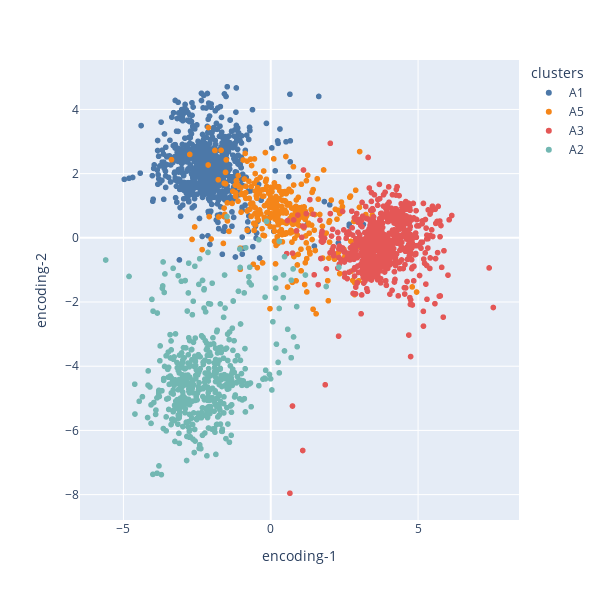

The notebook cell saved with this chart:
### Code cell
def plot_encodings(data, samples, n, clusters, threshold):
    
    reducer  = LinearDiscriminantAnalysis(n_components=n)
    clusters = clusters[:, :samples]
    filter   = np.max(np.mean(clusters, axis=0), axis=1) > threshold
    
    print("{}/{} samples used ({}%); confidence threshold={}".format(sum(filter),
                                                                     samples,
                                                                     sum(filter)/samples*100,
                                                                     threshold))
    
    clusters = np.argmax(np.mean(clusters, axis=0), axis=1)[filter]
    rep = reducer.fit_transform(encoder.predict(data[:samples][filter]), clusters)

    if n == 2:
        df = pd.DataFrame({"encoding-1":rep[:,0],"encoding-2":rep[:,1],"clusters":["A"+str(i) for i in clusters]})

        enc = px.scatter(data_frame=df, x="encoding-1", y="encoding-2",
                           color="clusters", width=600, height=600,
                           color_discrete_sequence=px.colors.qualitative.T10)


    elif n == 3:
        df3d = pd.DataFrame({"encoding-1":rep[:,0],"encoding-2":rep[:,1],"encoding-3":rep[:,2],
                         "clusters":["A"+str(i) for i in clusters]})

        enc = px.scatter_3d(data_frame=df3d, x="encoding-1", y="encoding-2", z="encoding-3",
                           color="clusters", width=600, height=600,
                           color_discrete_sequence=px.colors.qualitative.T10)

    return enc

plot_encodings(data, 15000, 2, clusts, 0.85)

### Figure 1 — Plotly figure (JSON) as saved in the notebook; plotly's stock layout.template omitted (floating-point values rounded to 4 significant figures; data arrays with more than 128 entries replaced by an {"elided": "..."} marker saying what was removed)
{"data": [{"hovertemplate": "clusters=A1<br>encoding-1=%{x}<br>encoding-2=%{y}<extra></extra>", "legendgroup": "A1", "marker": {"color": "#4C78A8", "symbol": "circle"}, "mode": "markers", "name": "A1", "showlegend": true, "type": "scattergl", "x": {"elided": "882 float values"}, "xaxis": "x", "y": {"elided": "882 float values"}, "yaxis": "y"}, {"hovertemplate": "clusters=A5<br>encoding-1=%{x}<br>encoding-2=%{y}<extra></extra>", "legendgroup": "A5", "marker": {"color": "#F58518", "symbol": "circle"}, "mode": "markers", "name": "A5", "showlegend": true, "type": "scattergl", "x": {"elided": "339 float values"}, "xaxis": "x", "y": {"elided": "339 float values"}, "yaxis": "y"}, {"hovertemplate": "clusters=A3<br>encoding-1=%{x}<br>encoding-2=%{y}<extra></extra>", "legendgroup": "A3", "marker": {"color": "#E45756", "symbol": "circle"}, "mode": "markers", "name": "A3", "showlegend": true, "type": "scattergl", "x": {"elided": "738 float values"}, "xaxis": "x", "y": {"elided": "738 float values"}, "yaxis": "y"}, {"hovertemplate": "clusters=A2<br>encoding-1=%{x}<br>encoding-2=%{y}<extra></extra>", "legendgroup": "A2", "marker": {"color": "#72B7B2", "symbol": "circle"}, "mode": "markers", "name": "A2", "showlegend": true, "type": "scattergl", "x": {"elided": "476 float values"}, "xaxis": "x", "y": {"elided": "476 float values"}, "yaxis": "y"}], "layout": {"height": 600, "legend": {"title": {"text": "clusters"}, "tracegroupgap": 0}, "margin": {"t": 60}, "width": 600, "xaxis": {"anchor": "y", "domain": [0, 1], "title": {"text": "encoding-1"}}, "yaxis": {"anchor": "x", "domain": [0, 1], "title": {"text": "encoding-2"}}}}
